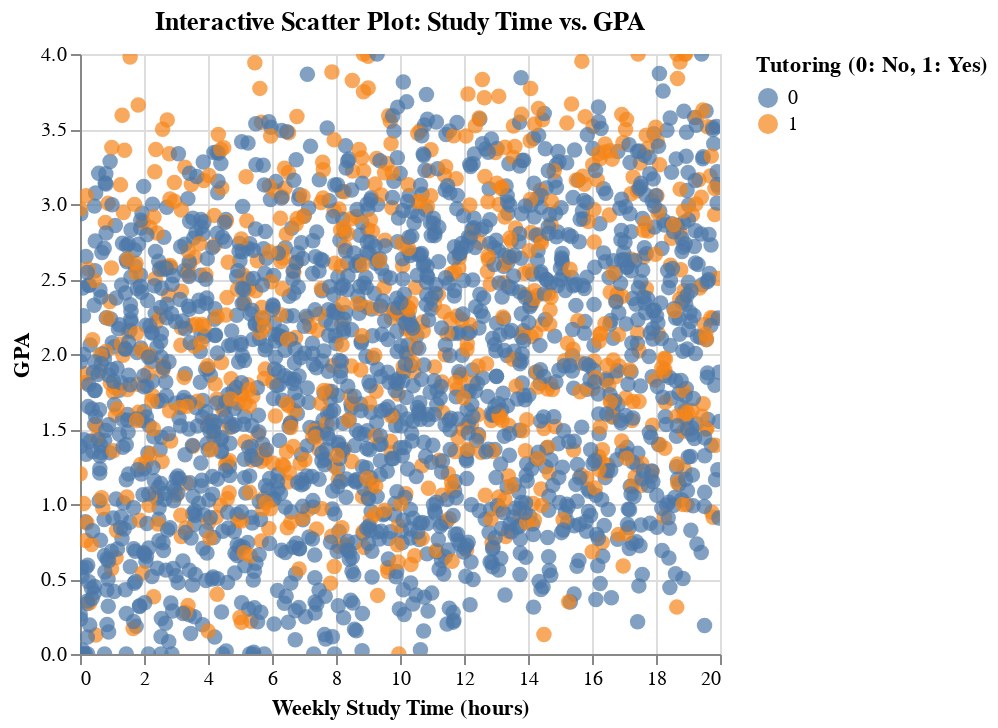

The code cell stored with this chart in its notebook:
### Markdown cell above
## Altair Scatter Plot & GPA Distribution

### Code cell
# Altair scatter plot
alt_chart = alt.Chart(data).mark_circle(size=60).encode(
    x=alt.X('StudyTimeWeekly', title='Weekly Study Time (hours)'),
    y=alt.Y('GPA', title='GPA'),
    color=alt.Color('Tutoring:N', title='Tutoring (0: No, 1: Yes)'),
    tooltip=['StudentID', 'StudyTimeWeekly', 'GPA', 'Tutoring']
).properties(
    title='Interactive Scatter Plot: Study Time vs. GPA',
    width = 320
).interactive()
alt_chart.save('altair_scatter.html')
alt_chart

### Figure 1 — Vega-Lite specification as saved in the notebook (floating-point values rounded to 4 significant figures; data arrays with more than 128 entries replaced by an {"elided": "..."} marker saying what was removed)
{"config": {"view": {"continuousWidth": 300, "continuousHeight": 300}}, "data": {"name": "data-dcaea76ed71eb743826809464b226de5"}, "mark": {"type": "circle", "size": 60}, "encoding": {"color": {"field": "Tutoring", "title": "Tutoring (0: No, 1: Yes)", "type": "nominal"}, "tooltip": [{"field": "StudentID", "type": "quantitative"}, {"field": "StudyTimeWeekly", "type": "quantitative"}, {"field": "GPA", "type": "quantitative"}, {"field": "Tutoring", "type": "quantitative"}], "x": {"field": "StudyTimeWeekly", "title": "Weekly Study Time (hours)", "type": "quantitative"}, "y": {"field": "GPA", "title": "GPA", "type": "quantitative"}}, "params": [{"name": "param_5", "select": {"type": "interval", "encodings": ["x", "y"]}, "bind": "scales"}], "title": "Interactive Scatter Plot: Study Time vs. GPA", "width": 320, "$schema": "https://vega.github.io/schema/vega-lite/v5.20.1.json", "datasets": {"data-dcaea76ed71eb743826809464b226de5": {"elided": "2392 records"}}}
